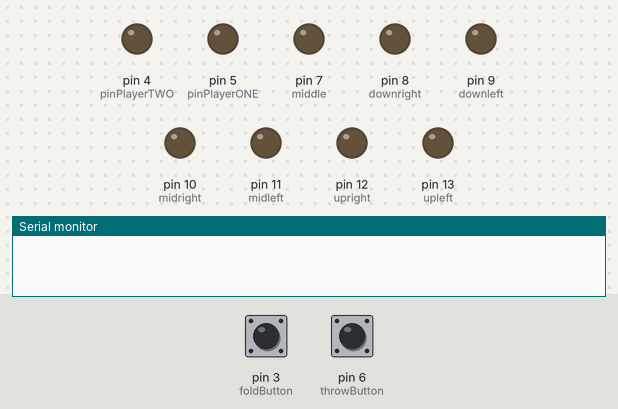
The sketch below on a simulated Arduino Uno, built with avr-gcc and run on an emulated ATmega328P. Parts: output pins drawn as LEDs (lit = HIGH), the last lines printed to the serial monitor. Dashed ring = blinking. Inputs (shaded band) come from the test bench; at power-on: pin 3 (foldButton) LOW, pin 6 (throwButton) LOW. Random numbers use the default seed unless the sketch sets one.

Above: at 1.2 s.
1.3 s: pin 3 (foldButton) pulled HIGH for 0.15 s
At 1.75 s:
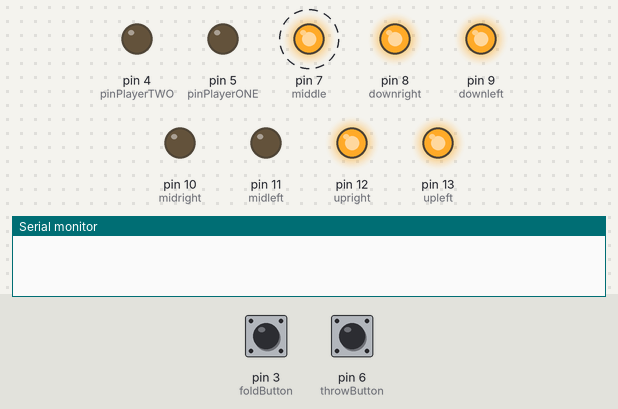
At 2.8 s:
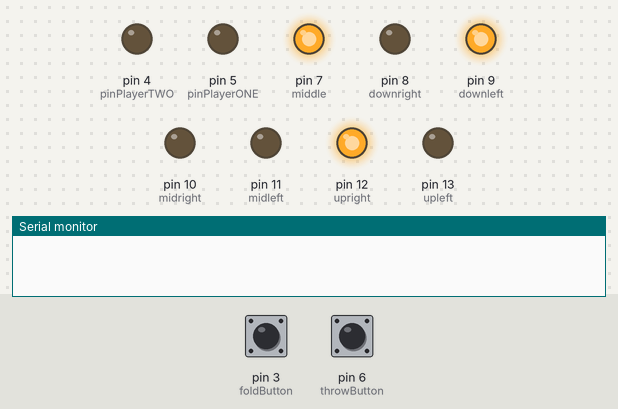
4.3 s: pin 6 (throwButton) pulled HIGH for 1 s
At 6.1 s:
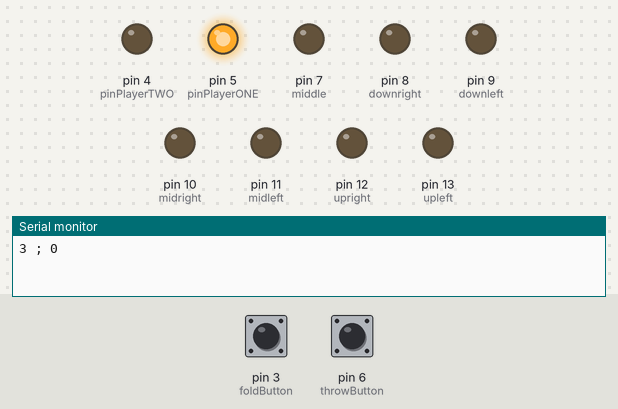
Timing chart, 0 to 14.4 s (numbered marks = the images above; inputs shaded):
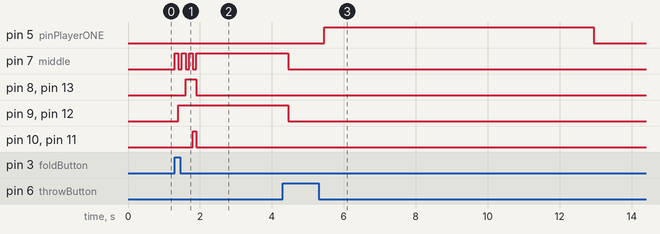

Measured:
- after the input at 1.3 s, pin 7 (middle): alternates HIGH for 0.10 s and LOW for 0.10 s, 7 changes in all, then stays HIGH, starting at once; pin 8 (downright): LOW → HIGH after 0.30 s, → LOW 0.30 s later
- after the input at 4.3 s, pin 5 (pinPlayerONE): LOW → HIGH after 1.2 s, → LOW 7.5 s later

The sketch:

Blackjack_v2.ino
```cpp
// Blackjack casino game implementation via Arduino UNO board and C++ code
// ELTE TTK BSc Physics *Mikrokontrollerek és alkalmazásaik* course

// ...ooo000O000ooo......ooo000O000ooo......ooo000O000ooo......ooo000O000ooo......ooo000O000ooo......ooo000O000ooo......ooo000O000ooo...

// pins to use (about orientation on the dice)
const int upleft = 13;
const int upright = 12;
const int midleft = 11;
const int midright = 10;
const int downleft = 9;
const int downright = 8;
const int middle = 7;
// pins to determine who won
const int pinPlayerONE = 5;
const int pinPlayerTWO = 4;
// pin for new dice throw button
const int throwButton = 6;
// pin for fold button
const int foldButton = 3;
// list of LEDs (by orientation)
const int LEDlist[] = {middle, downright, downleft, midright, midleft, upright, upleft};

// ...ooo000O000ooo......ooo000O000ooo......ooo000O000ooo......ooo000O000ooo......ooo000O000ooo......ooo000O000ooo......ooo000O000ooo...

// variables to use (and update)
// random number
int randNum = 0;

// values for the two player
int playerONE = 0;
int playerTWO = 0;
int whoIsNext = pinPlayerONE;

// values for player LEDs
int ledState = LOW;

// last time stored
unsigned long previousMillis = 0;

// if the games of folded
int folded = 0;

// ...ooo000O000ooo......ooo000O000ooo......ooo000O000ooo......ooo000O000ooo......ooo000O000ooo......ooo000O000ooo......ooo000O000ooo...

// dice functions -> which face of the dice should be shown?
// see https://www.arduino.cc/en/tutorial/blink
// one
void ONE()
{
  digitalWrite(middle, HIGH);
}
// two
void TWO()
{
  digitalWrite(upright, HIGH);
  digitalWrite(downleft, HIGH);
}
// three
void THREE()
{
  digitalWrite(upright, HIGH);
  digitalWrite(middle, HIGH);
  digitalWrite(downleft, HIGH);
}
// four
void FOUR()
{
  digitalWrite(upleft, HIGH);
  digitalWrite(upright, HIGH);
  digitalWrite(downleft, HIGH);
  digitalWrite(downright, HIGH);
}
// five
void FIVE()
{
  digitalWrite(upleft, HIGH);
  digitalWrite(upright, HIGH);
  digitalWrite(downleft, HIGH);
  digitalWrite(downright, HIGH);
  digitalWrite(middle, HIGH);
}
// six
void SIX()
{
  digitalWrite(upleft, HIGH);
  digitalWrite(upright, HIGH);
  digitalWrite(midleft, HIGH);
  digitalWrite(midright, HIGH);
  digitalWrite(downleft, HIGH);
  digitalWrite(downright, HIGH);
}
// zero -> show nothing...
void ZERO()
{
  for (int i = 0; i < (sizeof(LEDlist) / sizeof(int)); i++)
  {
    digitalWrite(LEDlist[i], LOW);
  }
}

// ...ooo000O000ooo......ooo000O000ooo......ooo000O000ooo......ooo000O000ooo......ooo000O000ooo......ooo000O000ooo......ooo000O000ooo...

// decorational series of flashes via LEDs **CASINO VIBE**
void decor()
{
  ONE();
  delay(100);
  ZERO();
  TWO();
  delay(100);
  ZERO();
  THREE();
  delay(100);
  ZERO();
  FOUR();
  delay(100);
  ZERO();
  FIVE();
  delay(100);
  ZERO();
  SIX();
  delay(100);
  ZERO();
}

// ...ooo000O000ooo......ooo000O000ooo......ooo000O000ooo......ooo000O000ooo......ooo000O000ooo......ooo000O000ooo......ooo000O000ooo...

// function to wait for player
void WaitForPlayer()
{
  // see https://www.arduino.cc/en/Tutorial/BlinkWithoutDelay
  unsigned long currentMillis = millis();
  if (currentMillis - previousMillis >= 1000)
  {
    // save the last time you blinked the LED
    previousMillis = currentMillis;

    // if the LED is off turn it on and vice-versa:
    if (ledState == LOW) {
      ledState = HIGH;
    } else {
      ledState = LOW;
    }
  }
  // turn on the given LED
  digitalWrite(whoIsNext, ledState);
}

// ...ooo000O000ooo......ooo000O000ooo......ooo000O000ooo......ooo000O000ooo......ooo000O000ooo......ooo000O000ooo......ooo000O000ooo...

// update player for next round
void UpdatePlayer()
{
  // if both players are in the game
  if (folded == 0)
  {
    // update to next player
    if (whoIsNext == pinPlayerONE)
    {
      whoIsNext = pinPlayerTWO;
    }
    else if (whoIsNext == pinPlayerTWO)
    {
      whoIsNext = pinPlayerONE;
    }
  }
}

// ...ooo000O000ooo......ooo000O000ooo......ooo000O000ooo......ooo000O000ooo......ooo000O000ooo......ooo000O000ooo......ooo000O000ooo...

// update value
void UpdatePlayerValue(int whoIsNext, int diceVal)
{
  if (whoIsNext == pinPlayerONE)
  {
    playerONE += diceVal;
  }
  else if (whoIsNext == pinPlayerTWO)
  {
    playerTWO += diceVal;
  }
}

// ...ooo000O000ooo......ooo000O000ooo......ooo000O000ooo......ooo000O000ooo......ooo000O000ooo......ooo000O000ooo......ooo000O000ooo...

// one of the players stop playing
void FoldGame()
{
  folded += 1;
}

// ...ooo000O000ooo......ooo000O000ooo......ooo000O000ooo......ooo000O000ooo......ooo000O000ooo......ooo000O000ooo......ooo000O000ooo...

// check if endgame
void IsEndGame()
{
  if (folded >= 2)
  {
    int result = playerONE - playerTWO;
    // one wins
    if (result > 0)
    {
      digitalWrite(pinPlayerONE, HIGH);
      delay(7500);
      digitalWrite(pinPlayerONE, LOW);
    }
    // two wins
    else if (result < 0)
    {
      digitalWrite(pinPlayerTWO, HIGH);
      delay(7500);
      digitalWrite(pinPlayerTWO, LOW);
    }
    // draw
    else if (result == 0)
    {
      digitalWrite(pinPlayerONE, HIGH);
      digitalWrite(pinPlayerTWO, HIGH);
      delay(7500);
      digitalWrite(pinPlayerTWO, LOW);
      digitalWrite(pinPlayerONE, LOW);
    }

    // reset game
    playerONE = 0;
    playerTWO = 0;
    folded = 0;
    whoIsNext = pinPlayerONE;
  }
}

// ...ooo000O000ooo......ooo000O000ooo......ooo000O000ooo......ooo000O000ooo......ooo000O000ooo......ooo000O000ooo......ooo000O000ooo...

// check if value is greatee than 21
void IsValueTooHigh()
{
  // if one of the two is greater than 21
  if (playerONE > 21 || playerTWO > 21)
  {
    // two wins
    if (playerONE > 21)
    {
      digitalWrite(pinPlayerTWO, HIGH);
      delay(7500);
      digitalWrite(pinPlayerTWO, LOW);
    }
    // one wins
    else if (playerTWO > 21)
    {
      digitalWrite(pinPlayerONE, HIGH);
      delay(7500);
      digitalWrite(pinPlayerONE, LOW);
    }
    // reset game
    playerONE = 0;
    playerTWO = 0;
    folded = 0;
    whoIsNext = pinPlayerONE;
  }
}

// setup function
void setup()
{
  // outputs -> set pins for LEDs
  for (int i = 0; i < (sizeof(LEDlist) / sizeof(int)); i++)
  {
    pinMode(LEDlist[i], OUTPUT);
  }
  // outputs -> pins for winner LEDs
  pinMode(pinPlayerONE, OUTPUT);
  pinMode(pinPlayerTWO, OUTPUT);

  // inputs -> set buttons
  pinMode(throwButton, INPUT);
  pinMode(foldButton, INPUT);

  // set random number seed
  // see https://www.arduino.cc/reference/en/language/functions/random-numbers/randomseed/
  randomSeed(analogRead(0));

  // start serial
  Serial.begin(9600);
}

// ...ooo000O000ooo......ooo000O000ooo......ooo000O000ooo......ooo000O000ooo......ooo000O000ooo......ooo000O000ooo......ooo000O000ooo...

// loop function
void loop()
{
  // check if buttons are pushed
  // waiting
  if (digitalRead(throwButton) == HIGH && digitalRead(foldButton) == HIGH)
  {
    WaitForPlayer();
  }
  // throwing
  else if (digitalRead(throwButton) == LOW && digitalRead(foldButton) == HIGH)
  {
    // set player LEDs to dark
    digitalWrite(pinPlayerONE, LOW);
    digitalWrite(pinPlayerTWO, LOW);

    // run decor function
    decor();
    // random number generation from [1, 7) interval
    randNum = random(1, 7);

    // choosing dice function
    // six
    if (randNum == 6)
    {
      SIX();
      UpdatePlayerValue(whoIsNext, randNum);
    }
    // five
    else if (randNum == 5)
    {
      FIVE();
      UpdatePlayerValue(whoIsNext, randNum);
    }
    // four
    else if (randNum == 4)
    {
      FOUR();
      UpdatePlayerValue(whoIsNext, randNum);
    }
    // three
    else if (randNum == 3)
    {
      THREE();
      UpdatePlayerValue(whoIsNext, randNum);
    }
    // two
    else if (randNum == 2)
    {
      TWO();
      UpdatePlayerValue(whoIsNext, randNum);
    }
    // one
    else if (randNum == 1)
    {
      ONE();
      UpdatePlayerValue(whoIsNext, randNum);
    }

    delay(2500);

    // write current result to serial port
    Serial.print(playerONE);
    Serial.print(" ; ");
    Serial.println(playerTWO);
    delay(50);

    // set back to blank
    ZERO();

    // update player for next round
    UpdatePlayer();
  }
  // folding the game -> no more throws for given player
  else if (digitalRead(throwButton) == HIGH && digitalRead(foldButton) == LOW)
  {
    // set player LEDs to dark
    digitalWrite(pinPlayerONE, LOW);
    digitalWrite(pinPlayerTWO, LOW);
    // wait
    delay(500);
    UpdatePlayer();
    FoldGame();
  }

  // check if end of game
  IsEndGame();
  // if value is too high
  IsValueTooHigh();
}

// ...ooo000O000ooo......ooo000O000ooo......ooo000O000ooo......ooo000O000ooo......ooo000O000ooo......ooo000O000ooo......ooo000O000ooo...
```
